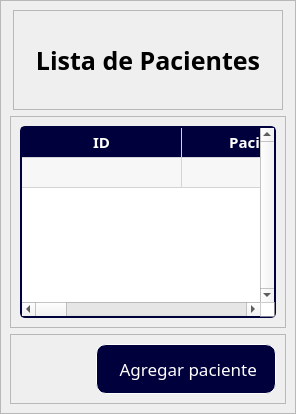
           <widget class="QWidget" name="Pacientes">
            <layout class="QVBoxLayout" name="verticalLayout_18">
             <property name="spacing">
              <number>0</number>
             </property>
             <property name="leftMargin">
              <number>0</number>
             </property>
             <property name="topMargin">
              <number>0</number>
             </property>
             <property name="rightMargin">
              <number>0</number>
             </property>
             <property name="bottomMargin">
              <number>0</number>
             </property>
             <item>
              <widget class="QFrame" name="fr_patient">
               <property name="frameShape">
                <enum>QFrame::StyledPanel</enum>
               </property>
               <property name="frameShadow">
                <enum>QFrame::Raised</enum>
               </property>
               <layout class="QVBoxLayout" name="verticalLayout_17">
                <item alignment="Qt::AlignHCenter|Qt::AlignTop">
                 <widget class="QFrame" name="lbl_title_p">
                  <property name="frameShape">
                   <enum>QFrame::StyledPanel</enum>
                  </property>
                  <property name="frameShadow">
                   <enum>QFrame::Raised</enum>
                  </property>
                  <layout class="QVBoxLayout" name="verticalLayout_19">
                   <item alignment="Qt::AlignHCenter|Qt::AlignVCenter">
                    <widget class="QLabel" name="lbl_tablep">
                     <property name="minimumSize">
                      <size>
                       <width>250</width>
                       <height>80</height>
                      </size>
                     </property>
                     <property name="maximumSize">
                      <size>
                       <width>250</width>
                       <height>80</height>
                      </size>
                     </property>
                     <property name="font">
                      <font>
                       <family>Circular Std Book</family>
                       <pointsize>19</pointsize>
                       <bold>true</bold>
                      </font>
                     </property>
                     <property name="text">
                      <string>Lista de Pacientes</string>
                     </property>
                     <property name="alignment">
                      <set>Qt::AlignCenter</set>
                     </property>
                    </widget>
                   </item>
                  </layout>
                 </widget>
                </item>
                <item>
                 <widget class="QFrame" name="fr_tablep">
                  <property name="sizePolicy">
                   <sizepolicy hsizetype="Preferred" vsizetype="Expanding">
                    <horstretch>0</horstretch>
                    <verstretch>0</verstretch>
                   </sizepolicy>
                  </property>
                  <property name="frameShape">
                   <enum>QFrame::StyledPanel</enum>
                  </property>
                  <property name="frameShadow">
                   <enum>QFrame::Raised</enum>
                  </property>
                  <layout class="QVBoxLayout" name="verticalLayout_21">
                   <item>
                    <widget class="QTableWidget" name="table_patient">
                     <property name="minimumSize">
                      <size>
                       <width>0</width>
                       <height>0</height>
                      </size>
                     </property>
                     <property name="styleSheet">
                      <string notr="true">QTableWidget {
background-color: white;
border: 2px solid;
border-color: rgb(0, 0, 61);
border-radius: 5px;
}</string>
                     </property>
                     <property name="verticalScrollBarPolicy">
                      <enum>Qt::ScrollBarAlwaysOn</enum>
                     </property>
                     <property name="horizontalScrollBarPolicy">
                      <enum>Qt::ScrollBarAlwaysOn</enum>
                     </property>
                     <property name="alternatingRowColors">
                      <bool>true</bool>
                     </property>
                     <property name="selectionMode">
                      <enum>QAbstractItemView::SingleSelection</enum>
                     </property>
                     <property name="selectionBehavior">
                      <enum>QAbstractItemView::SelectRows</enum>
                     </property>
                     <property name="rowCount">
                      <number>2</number>
                     </property>
                     <attribute name="horizontalHeaderVisible">
                      <bool>false</bool>
                     </attribute>
                     <attribute name="horizontalHeaderCascadingSectionResizes">
                      <bool>false</bool>
                     </attribute>
                     <attribute name="horizontalHeaderDefaultSectionSize">
                      <number>160</number>
                     </attribute>
                     <attribute name="horizontalHeaderHighlightSections">
                      <bool>true</bool>
                     </attribute>
                     <attribute name="horizontalHeaderShowSortIndicator" stdset="0">
                      <bool>false</bool>
                     </attribute>
                     <attribute name="horizontalHeaderStretchLastSection">
                      <bool>false</bool>
                     </attribute>
                     <attribute name="verticalHeaderVisible">
                      <bool>false</bool>
                     </attribute>
                     <attribute name="verticalHeaderCascadingSectionResizes">
                      <bool>false</bool>
                     </attribute>
                     <attribute name="verticalHeaderShowSortIndicator" stdset="0">
                      <bool>false</bool>
                     </attribute>
                     <attribute name="verticalHeaderStretchLastSection">
                      <bool>false</bool>
                     </attribute>
                     <row/>
                     <row/>
                     <column>
                      <property name="text">
                       <string>ID</string>
                      </property>
                      <property name="font">
                       <font>
                        <family>Circular Std Book</family>
                        <pointsize>11</pointsize>
                       </font>
                      </property>
                      <property name="foreground">
                       <brush brushstyle="SolidPattern">
                        <color alpha="255">
                         <red>0</red>
                         <green>0</green>
                         <blue>61</blue>
                        </color>
                       </brush>
                      </property>
                     </column>
                     <column>
                      <property name="text">
                       <string>Nombre Completo</string>
                      </property>
                      <property name="font">
                       <font>
                        <family>Circular Std Book</family>
                        <pointsize>11</pointsize>
                       </font>
                      </property>
                      <property name="foreground">
                       <brush brushstyle="SolidPattern">
                        <color alpha="255">
                         <red>0</red>
                         <green>0</green>
                         <blue>61</blue>
                        </color>
                       </brush>
                      </property>
                     </column>
                     <column>
                      <property name="text">
                       <string>Documento</string>
                      </property>
                      <property name="font">
                       <font>
                        <family>Circular Std Book</family>
                        <pointsize>11</pointsize>
                       </font>
                      </property>
                      <property name="foreground">
                       <brush brushstyle="SolidPattern">
                        <color alpha="255">
                         <red>0</red>
                         <green>0</green>
                         <blue>61</blue>
                        </color>
                       </brush>
                      </property>
                     </column>
                     <column>
                      <property name="text">
                       <string>Tipo de Paciente</string>
                      </property>
                      <property name="font">
                       <font>
                        <family>Circular Std Book</family>
                        <pointsize>11</pointsize>
                       </font>
                      </property>
                      <property name="foreground">
                       <brush brushstyle="SolidPattern">
                        <color alpha="255">
                         <red>0</red>
                         <green>0</green>
                         <blue>61</blue>
                        </color>
                       </brush>
                      </property>
                     </column>
                     <column>
                      <property name="text">
                       <string>Sexo</string>
                      </property>
                      <property name="font">
                       <font>
                        <family>Circular Std Book</family>
                        <pointsize>11</pointsize>
                       </font>
                      </property>
                      <property name="foreground">
                       <brush brushstyle="SolidPattern">
                        <color alpha="255">
                         <red>0</red>
                         <green>0</green>
                         <blue>61</blue>
                        </color>
                       </brush>
                      </property>
                     </column>
                     <column>
                      <property name="text">
                       <string>País</string>
                      </property>
                      <property name="font">
                       <font>
                        <family>Circular Std Book</family>
                        <pointsize>11</pointsize>
                       </font>
                      </property>
                      <property name="foreground">
                       <brush brushstyle="SolidPattern">
                        <color alpha="255">
                         <red>0</red>
                         <green>0</green>
                         <blue>61</blue>
                        </color>
                       </brush>
                      </property>
                     </column>
                     <column>
                      <property name="text">
                       <string>Opción</string>
                      </property>
                      <property name="font">
                       <font>
                        <family>Circular Std Book</family>
                        <pointsize>11</pointsize>
                       </font>
                      </property>
                      <property name="foreground">
                       <brush brushstyle="SolidPattern">
                        <color alpha="255">
                         <red>0</red>
                         <green>0</green>
                         <blue>61</blue>
                        </color>
                       </brush>
                      </property>
                     </column>
                     <item row="0" column="0">
                      <property name="text">
                       <string>ID</string>
                      </property>
                      <property name="font">
                       <font>
                        <family>Circular Std Book</family>
                        <pointsize>11</pointsize>
                        <bold>true</bold>
                       </font>
                      </property>
                      <property name="textAlignment">
                       <set>AlignCenter</set>
                      </property>
                      <property name="background">
                       <brush brushstyle="SolidPattern">
                        <color alpha="255">
                         <red>0</red>
                         <green>0</green>
                         <blue>61</blue>
                        </color>
                       </brush>
                      </property>
                      <property name="foreground">
                       <brush brushstyle="SolidPattern">
                        <color alpha="255">
                         <red>255</red>
                         <green>255</green>
                         <blue>255</blue>
                        </color>
                       </brush>
                      </property>
                      <property name="flags">
                       <set>ItemIsDragEnabled|ItemIsDropEnabled|ItemIsUserCheckable|ItemIsEnabled</set>
                      </property>
                     </item>
                     <item row="0" column="1">
                      <property name="text">
                       <string>Paciente</string>
                      </property>
                      <property name="font">
                       <font>
                        <family>Circular Std Book</family>
                        <pointsize>11</pointsize>
                        <bold>true</bold>
                       </font>
                      </property>
                      <property name="textAlignment">
                       <set>AlignCenter</set>
                      </property>
                      <property name="background">
                       <brush brushstyle="SolidPattern">
                        <color alpha="255">
                         <red>0</red>
                         <green>0</green>
                         <blue>61</blue>
                        </color>
                       </brush>
                      </property>
                      <property name="foreground">
                       <brush brushstyle="SolidPattern">
                        <color alpha="255">
                         <red>255</red>
                         <green>255</green>
                         <blue>255</blue>
                        </color>
                       </brush>
                      </property>
                      <property name="flags">
                       <set>ItemIsDragEnabled|ItemIsDropEnabled|ItemIsUserCheckable|ItemIsEnabled</set>
                      </property>
                     </item>
                     <item row="0" column="2">
                      <property name="text">
                       <string>Documento</string>
                      </property>
                      <property name="font">
                       <font>
                        <family>Circular Std Book</family>
                        <pointsize>11</pointsize>
                        <bold>true</bold>
                       </font>
                      </property>
                      <property name="textAlignment">
                       <set>AlignCenter</set>
                      </property>
                      <property name="background">
                       <brush brushstyle="SolidPattern">
                        <color alpha="255">
                         <red>0</red>
                         <green>0</green>
                         <blue>61</blue>
                        </color>
                       </brush>
                      </property>
                      <property name="foreground">
                       <brush brushstyle="SolidPattern">
                        <color alpha="255">
                         <red>255</red>
                         <green>255</green>
                         <blue>255</blue>
                        </color>
                       </brush>
                      </property>
                      <property name="flags">
                       <set>ItemIsDragEnabled|ItemIsDropEnabled|ItemIsUserCheckable|ItemIsEnabled</set>
                      </property>
                     </item>
                     <item row="0" column="3">
                      <property name="text">
                       <string>Tipo de Paciente</string>
                      </property>
                      <property name="font">
                       <font>
                        <family>Circular Std Book</family>
                        <pointsize>11</pointsize>
                        <bold>true</bold>
                       </font>
                      </property>
                      <property name="textAlignment">
                       <set>AlignCenter</set>
                      </property>
                      <property name="background">
                       <brush brushstyle="SolidPattern">
                        <color alpha="255">
                         <red>0</red>
                         <green>0</green>
                         <blue>61</blue>
                        </color>
                       </brush>
                      </property>
                      <property name="foreground">
                       <brush brushstyle="SolidPattern">
                        <color alpha="255">
                         <red>255</red>
                         <green>255</green>
                         <blue>255</blue>
                        </color>
                       </brush>
                      </property>
                      <property name="flags">
                       <set>ItemIsDragEnabled|ItemIsDropEnabled|ItemIsUserCheckable|ItemIsEnabled</set>
                      </property>
                     </item>
                     <item row="0" column="4">
                      <property name="text">
                       <string>Sexo</string>
                      </property>
                      <property name="font">
                       <font>
                        <family>Circular Std Book</family>
                        <pointsize>11</pointsize>
                        <bold>true</bold>
                       </font>
                      </property>
                      <property name="textAlignment">
                       <set>AlignCenter</set>
                      </property>
                      <property name="background">
                       <brush brushstyle="SolidPattern">
                        <color alpha="255">
                         <red>0</red>
                         <green>0</green>
                         <blue>61</blue>
                        </color>
                       </brush>
                      </property>
                      <property name="foreground">
                       <brush brushstyle="SolidPattern">
                        <color alpha="255">
                         <red>255</red>
                         <green>255</green>
                         <blue>255</blue>
                        </color>
                       </brush>
                      </property>
                      <property name="flags">
                       <set>ItemIsDragEnabled|ItemIsDropEnabled|ItemIsUserCheckable|ItemIsEnabled</set>
                      </property>
                     </item>
                     <item row="0" column="5">
                      <property name="text">
                       <string>País</string>
                      </property>
                      <property name="font">
                       <font>
                        <family>Circular Std Book</family>
                        <pointsize>11</pointsize>
                        <bold>true</bold>
                       </font>
                      </property>
                      <property name="textAlignment">
                       <set>AlignCenter</set>
                      </property>
                      <property name="background">
                       <brush brushstyle="SolidPattern">
                        <color alpha="255">
                         <red>0</red>
                         <green>0</green>
                         <blue>61</blue>
                        </color>
                       </brush>
                      </property>
                      <property name="foreground">
                       <brush brushstyle="SolidPattern">
                        <color alpha="255">
                         <red>255</red>
                         <green>255</green>
                         <blue>255</blue>
                        </color>
                       </brush>
                      </property>
                      <property name="flags">
                       <set>ItemIsDragEnabled|ItemIsDropEnabled|ItemIsUserCheckable|ItemIsEnabled</set>
                      </property>
                     </item>
                     <item row="0" column="6">
                      <property name="text">
                       <string>Opcion</string>
                      </property>
                      <property name="font">
                       <font>
                        <family>Circular Std Book</family>
                        <pointsize>11</pointsize>
                        <bold>true</bold>
                       </font>
                      </property>
                      <property name="textAlignment">
                       <set>AlignCenter</set>
                      </property>
                      <property name="background">
                       <brush brushstyle="SolidPattern">
                        <color alpha="255">
                         <red>0</red>
                         <green>0</green>
                         <blue>61</blue>
                        </color>
                       </brush>
                      </property>
                      <property name="foreground">
                       <brush brushstyle="SolidPattern">
                        <color alpha="255">
                         <red>255</red>
                         <green>255</green>
                         <blue>255</blue>
                        </color>
                       </brush>
                      </property>
                      <property name="flags">
                       <set>ItemIsDragEnabled|ItemIsDropEnabled|ItemIsUserCheckable|ItemIsEnabled</set>
                      </property>
                     </item>
                     <item row="1" column="0">
                      <property name="text">
                       <string/>
                      </property>
                      <property name="font">
                       <font>
                        <family>Circular Std</family>
                        <pointsize>11</pointsize>
                       </font>
                      </property>
                      <property name="textAlignment">
                       <set>AlignCenter</set>
                      </property>
                     </item>
                     <item row="1" column="1">
                      <property name="text">
                       <string/>
                      </property>
                      <property name="font">
                       <font>
                        <family>Circular Std</family>
                        <pointsize>11</pointsize>
                       </font>
                      </property>
                      <property name="textAlignment">
                       <set>AlignCenter</set>
                      </property>
                     </item>
                     <item row="1" column="2">
                      <property name="text">
                       <string/>
                      </property>
                      <property name="font">
                       <font>
                        <family>Circular Std</family>
                        <pointsize>11</pointsize>
                       </font>
                      </property>
                      <property name="textAlignment">
                       <set>AlignCenter</set>
                      </property>
                     </item>
                     <item row="1" column="3">
                      <property name="text">
                       <string/>
                      </property>
                      <property name="font">
                       <font>
                        <family>Circular Std</family>
                        <pointsize>11</pointsize>
                       </font>
                      </property>
                      <property name="textAlignment">
                       <set>AlignCenter</set>
                      </property>
                     </item>
                     <item row="1" column="4">
                      <property name="text">
                       <string/>
                      </property>
                      <property name="font">
                       <font>
                        <family>Circular Std</family>
                        <pointsize>11</pointsize>
                       </font>
                      </property>
                      <property name="textAlignment">
                       <set>AlignCenter</set>
                      </property>
                     </item>
                     <item row="1" column="5">
                      <property name="text">
                       <string/>
                      </property>
                      <property name="font">
                       <font>
                        <family>Circular Std</family>
                        <pointsize>11</pointsize>
                       </font>
                      </property>
                      <property name="textAlignment">
                       <set>AlignCenter</set>
                      </property>
                     </item>
                     <item row="1" column="6">
                      <property name="text">
                       <string/>
                      </property>
                      <property name="font">
                       <font>
                        <family>Circular Std</family>
                        <pointsize>11</pointsize>
                       </font>
                      </property>
                      <property name="textAlignment">
                       <set>AlignCenter</set>
                      </property>
                      <property name="icon">
                       <iconset theme="accessories-text-editor">
                        <normaloff>.</normaloff>.</iconset>
                      </property>
                     </item>
                    </widget>
                   </item>
                  </layout>
                 </widget>
                </item>
                <item>
                 <widget class="QFrame" name="fr_add">
                  <property name="frameShape">
                   <enum>QFrame::StyledPanel</enum>
                  </property>
                  <property name="frameShadow">
                   <enum>QFrame::Raised</enum>
                  </property>
                  <layout class="QVBoxLayout" name="verticalLayout_20">
                   <item alignment="Qt::AlignRight">
                    <widget class="QPushButton" name="btn_add">
                     <property name="minimumSize">
                      <size>
                       <width>180</width>
                       <height>50</height>
                      </size>
                     </property>
                     <property name="maximumSize">
                      <size>
                       <width>180</width>
                       <height>50</height>
                      </size>
                     </property>
                     <property name="font">
                      <font>
                       <family>Circular Std Book</family>
                       <pointsize>13</pointsize>
                       <bold>false</bold>
                      </font>
                     </property>
                     <property name="styleSheet">
                      <string notr="true">QPushButton {
background-color: rgb(0, 0, 61);
color: rgb(255, 255, 255);
border: 1px solid white;
border-radius: 10px;
}

QPushButton:hover {
background-color: rgb(0, 0, 31);
color: white;
}</string>
                     </property>
                     <property name="text">
                      <string> Agregar paciente</string>
                     </property>
                     <property name="icon">
                      <iconset>
                       <normaloff>:/icons/add_patient.png</normaloff>:/icons/add_patient.png</iconset>
                     </property>
                     <property name="iconSize">
                      <size>
                       <width>22</width>
                       <height>22</height>
                      </size>
                     </property>
                    </widget>
                   </item>
                  </layout>
                 </widget>
                </item>
               </layout>
              </widget>
             </item>
            </layout>
           </widget>
